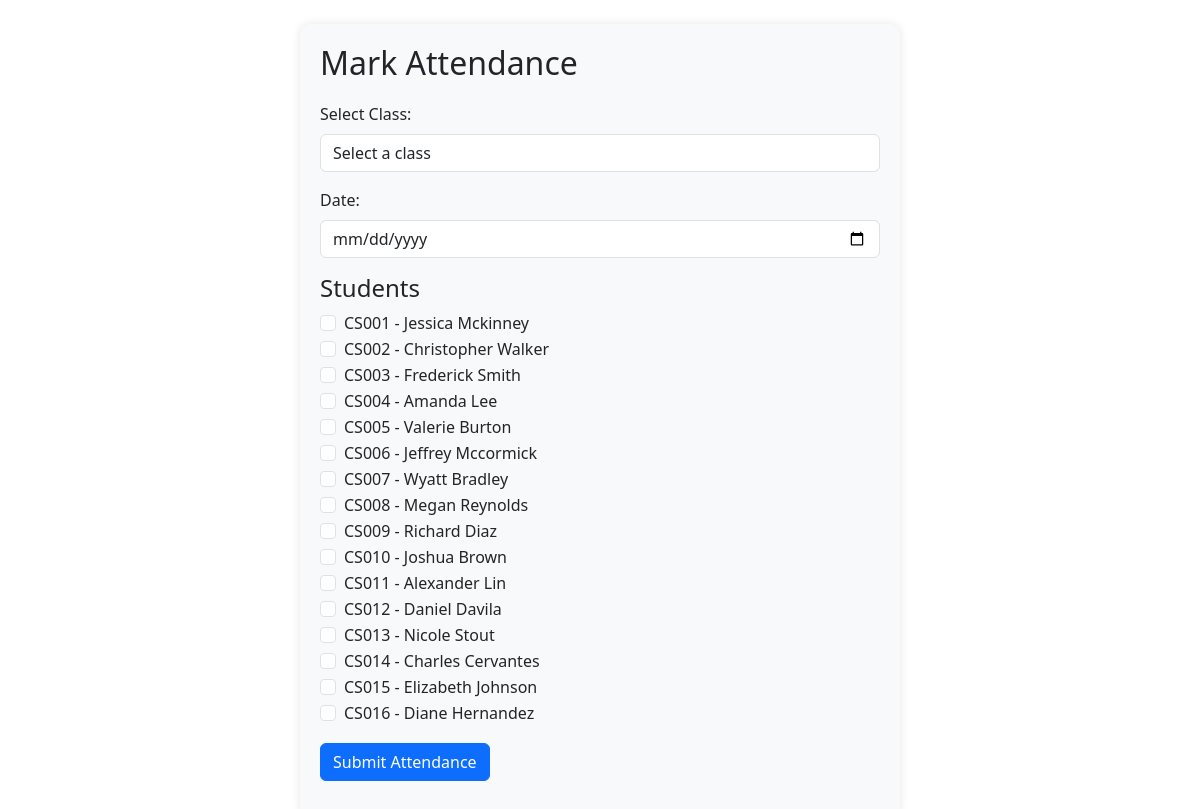
Screenshot of /mark_attendance?class_id=1 (signed in) with the database file from the repository.
### tables this page shows
CREATE TABLE Student (
                    id INTEGER PRIMARY KEY AUTOINCREMENT,
                    name TEXT NOT NULL,
                    email TEXT UNIQUE NOT NULL,
                    password TEXT NOT NULL,
                    roll_number TEXT UNIQUE NOT NULL,
                    class_id INTEGER,
                    user_id INTEGER,
                    FOREIGN KEY (class_id) REFERENCES Class(id)
                    FOREIGN KEY (user_id) REFERENCES users(id)
                   );

### attendance_system/app.py (the view, shortened to what this page needs)
@app.route('/mark_attendance', methods=['GET', 'POST'])
@teacher_required
def mark_attendance():
    conn = sqlite3.connect(DB_PATH)
    cursor = conn.cursor()
    teacher_id = session['user_id']
    cursor.execute('''SELECT Class.id, Class.name
    FROM Class
    JOIN TeacherClassSubject ON Class.id = TeacherClassSubject.class_id
    WHERE TeacherClassSubject.teacher_id = ?
    ''', (teacher_id,))
    print(teacher_id)
    classes = cursor.fetchall()
    print(classes)
    selected_class_id = request.args.get('class_id')
    selected_date = request.args.get('date')
    students = []
    if selected_class_id:
        cursor.execute("SELECT id, name, roll_number FROM Student WHERE class_id = ?", (selected_class_id,))
        students = cursor.fetchall()
    conn.close()
    return render_template('mark_attendance.html', classes=classes, students=students, selected_class_id=selected_class_id, selected_date=selected_date)

### attendance_system/app.py (called while the page is built)
@login_manager.user_loader
def load_user(user_id):
    conn = sqlite3.connect(DB_PATH)
    cursor = conn.cursor()
    cursor.execute("SELECT id, email, role FROM users WHERE id = ?", (user_id,))
    user = cursor.fetchone()
    conn.close()
    if user:
        return User(id=user[0], email=user[1], role=user[2])
    return None

def teacher_required(f):
    @wraps(f)
    def decorated_function(*args, **kwargs):
        if 'user_id' not in session or session.get('role') != 'teacher':
            return "Access Denied: Teachers Only", 403
        return f(*args, **kwargs)
    return decorated_function

### attendance_system/templates/mark_attendance.html (shortened to what this page needs)
</html><!DOCTYPE html>
<html lang="en">
<head>
    <link rel="stylesheet" href="https://cdn.jsdelivr.net/npm/bootstrap@5.3.0/dist/css/bootstrap.min.css">
</head>
<body class="container mt-4">
    <div class="form-container">
        <h2 class="form-header">Mark Attendance</h2>
        <form action="{{ url_for('mark_attendance') }}" method="POST">
            <div class="mb-3">
                <label for="class_id" class="form-label">Select Class:</label>
                <select id="class_id" name="class_id" class="form-control" required onchange="loadStudents()">
                    <option value="">Select a class</option>
                </select>
            </div>
            <div class="mb-3">
                <label for="date" class="form-label">Date:</label>
                <input type="date" id="date" name="date" class="form-control" value="{{ selected_date }}" required>
            </div>
            {% if students %}
                <h4>Students</h4>
                {% for student in students %}
                    <div class="form-check">
                        <input class="form-check-input" type="checkbox" name="{{ student[0] }}" value="Present">
                        <label class="form-check-label">{{ student[2] }} - {{ student[1] }}</label>
                    </div>
                {% endfor %}
            {% endif %}
            <button type="submit" class="btn btn-primary mt-3">Submit Attendance</button>
        </form>
    </div>
</body>
</html>

### attendance_system/templates/mark_attendance.html (style rules this page uses)
.form-container { max-width: 600px; margin: auto; padding: 20px; background-color: #f8f9fa; border-radius: 10px; box-shadow: 0 0 10px rgba(0, 0, 0, 0.1); }
.form-header { margin-bottom: 20px; }

### rows the page displays
Student: roll_number "CS001", name "Jessica Mckinney"
Student: roll_number "CS002", name "Christopher Walker"
Student: roll_number "CS003", name "Frederick Smith"
Student: roll_number "CS004", name "Amanda Lee"
Student: roll_number "CS005", name "Valerie Burton"
Student: roll_number "CS006", name "Jeffrey Mccormick"
Student: roll_number "CS007", name "Wyatt Bradley"
Student: roll_number "CS008", name "Megan Reynolds"
Student: roll_number "CS009", name "Richard Diaz"
Student: roll_number "CS010", name "Joshua Brown"
Student: roll_number "CS011", name "Alexander Lin"
Student: roll_number "CS012", name "Daniel Davila"
Student: roll_number "CS013", name "Nicole Stout"
Student: roll_number "CS014", name "Charles Cervantes"
Student: roll_number "CS015", name "Elizabeth Johnson"
Student: roll_number "CS016", name "Diane Hernandez"
